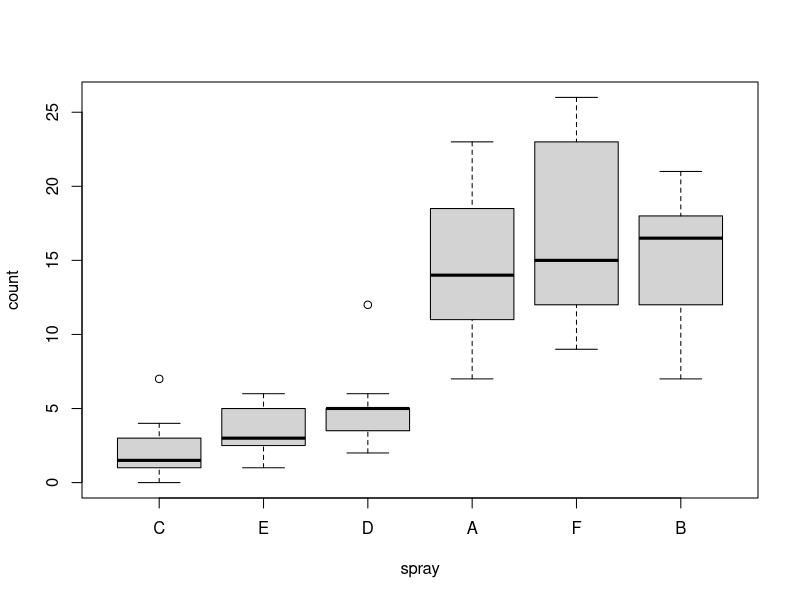

Reproduce this figure in R.
## ---- chunk 1
# Make level B the first level (reference value)
InsectSprays$spray <- relevel(InsectSprays$spray, ref = "B")

# Reorder levels of spray by median of count (first class should have lowest count median)
InsectSprays$spray <- reorder(InsectSprays$spray, InsectSprays$count, FUN = median)
boxplot(count ~ spray, data = InsectSprays)
## ---- chunk 2

